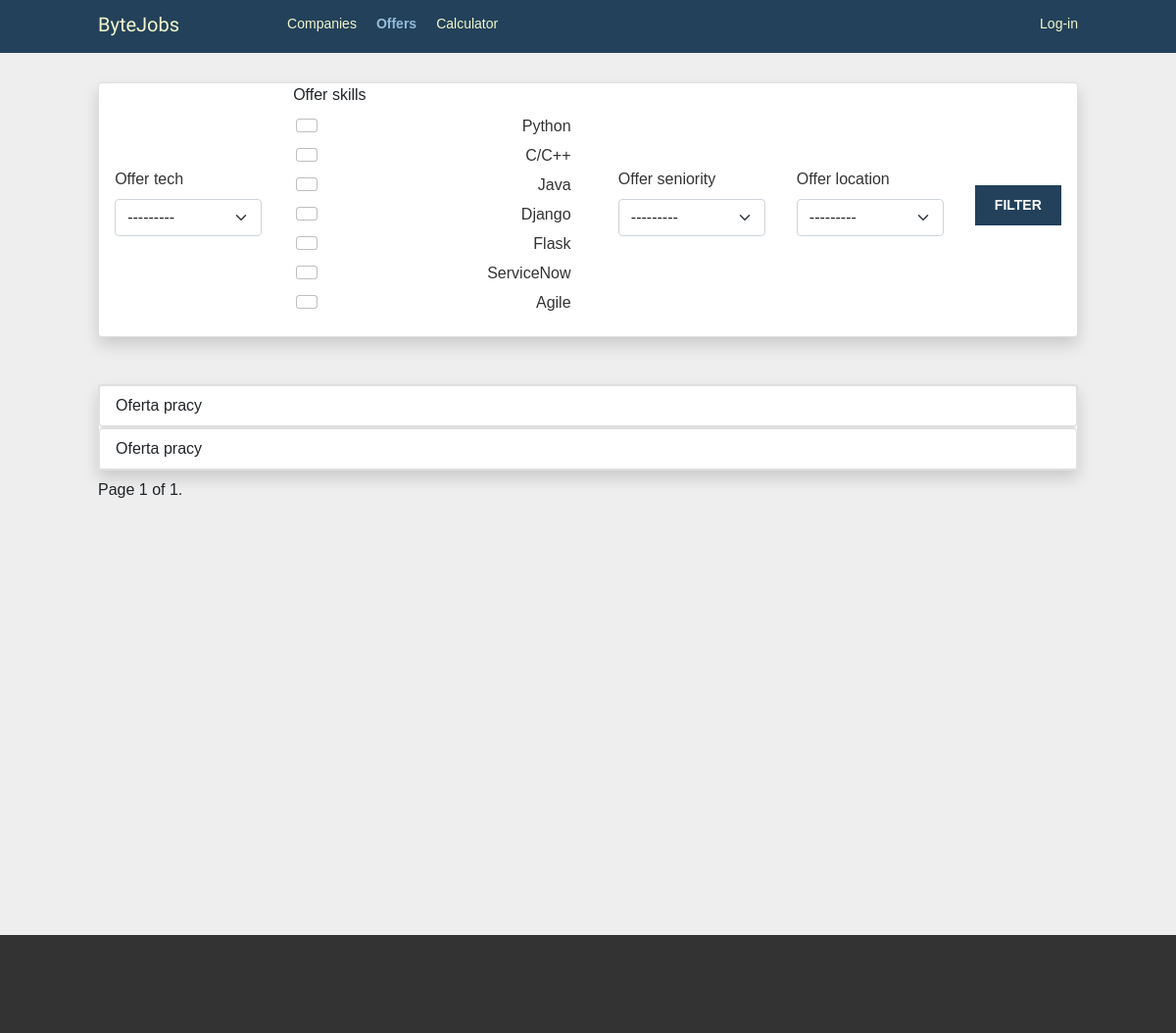
The page /account/offer/list/ on the database as committed earlier.
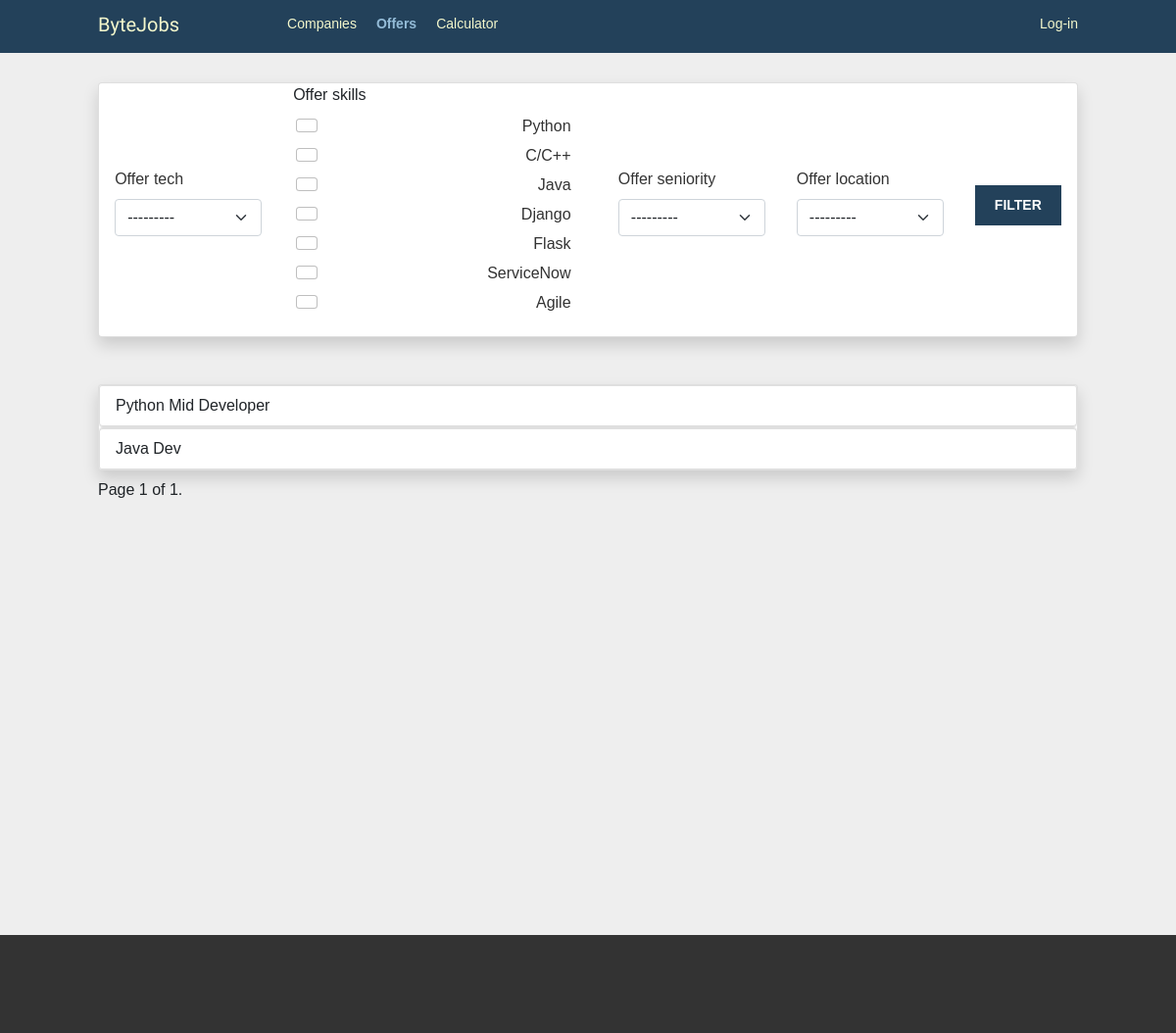
The same page on the database as committed later.
### account/models.py (models this page shows, shortened)
class Offer(models.Model):
    offer_company = models.ForeignKey('Company', on_delete=models.CASCADE)
    offer_title = models.CharField(max_length=100, default='Oferta pracy')
    offer_tech = models.ForeignKey('Technology', on_delete=models.CASCADE)
    offer_skills = models.ManyToManyField('Skill', blank=True)
    offer_description = models.CharField(max_length=250, default='Opis oferty pracy')
    offer_post_time = models.DateTimeField(auto_now_add=True)
    offer_range_min = models.PositiveIntegerField(default=0)
    offer_range_max = models.PositiveIntegerField(default=0)
    offer_seniority = models.ForeignKey('Seniority', default=2, on_delete=models.CASCADE)
    offer_location = models.ForeignKey('Location', default=1, on_delete=models.CASCADE)

### account/views.py (the view)
# urls.py: path('offer/list/', OfferListView.as_view(), name='offer_list' ),
class OfferListView(FilterView):
    model = Offer
    paginate_by = 4
    filterset_class = PostFilter
    context_object_name = 'offers'
    template_name = 'account/offer_list.html'
    def get_context_data(self, **kwargs: any) -> dict[str, any]:
        context = super().get_context_data(**kwargs)
        context['section'] = 'offers'
        curr_path = self.request.get_full_path()
        curr_path = curr_path[21:]
        if curr_path and len(curr_path) != 44:
            context['path'] = curr_path
        return context

### account/models.py (called while the page is built)
    def __str__(self):
        return self.tech_title

    def __str__(self):
        return self.skill_title

    def __str__(self):
        return self.seniority_name

    def __str__(self):
        return self.location_name

### account/templates/account/offer_list.html (shortened to what this page needs)
{% extends 'base.html' %}
{% load static %}
{% load crispy_forms_filters %}
{% load crispy_forms_tags %}
{% block head %}
<link href="{% static 'css/offers.css' %}" rel="stylesheet">
{% endblock %}
{% block content %}
<div class="card mb-5 shadow">
    <form class="d-flex d-row flex-wrap justify-content-around align-items-center" action="" method="get">
        {{ filter.form|crispy }}
        <input type="submit" value="Filter"/>
    </form>
</div>
<div class="card mb-2 shadow">
    {% for object in object_list %}
    <a class="list-group" href="{% url 'offer_detail' object.pk %}"><div class="list-group-item">{{ object.offer_title }}</div></a>
    {% endfor %}
</div>
<div class="pagination">
    <span class="step-links">
        <span class="current">
            Page {{ page_obj.number }} of {{ page_obj.paginator.num_pages }}.
        </span>
    </span>
</div>
{% endblock %}

Rows that differ between the two databases and show on the page:
removed Offer: offer_title "Oferta pracy"
removed Offer: offer_title "Oferta pracy"
added Offer: offer_title "Python Mid Developer"
added Offer: offer_title "Java Dev"
